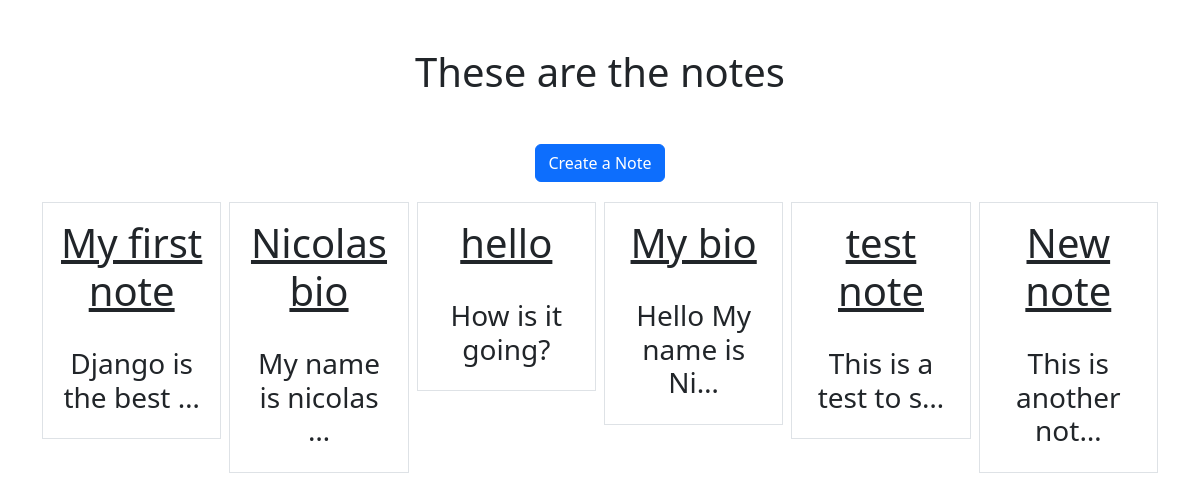
/smart/notes, run on an earlier commit of the app's database.
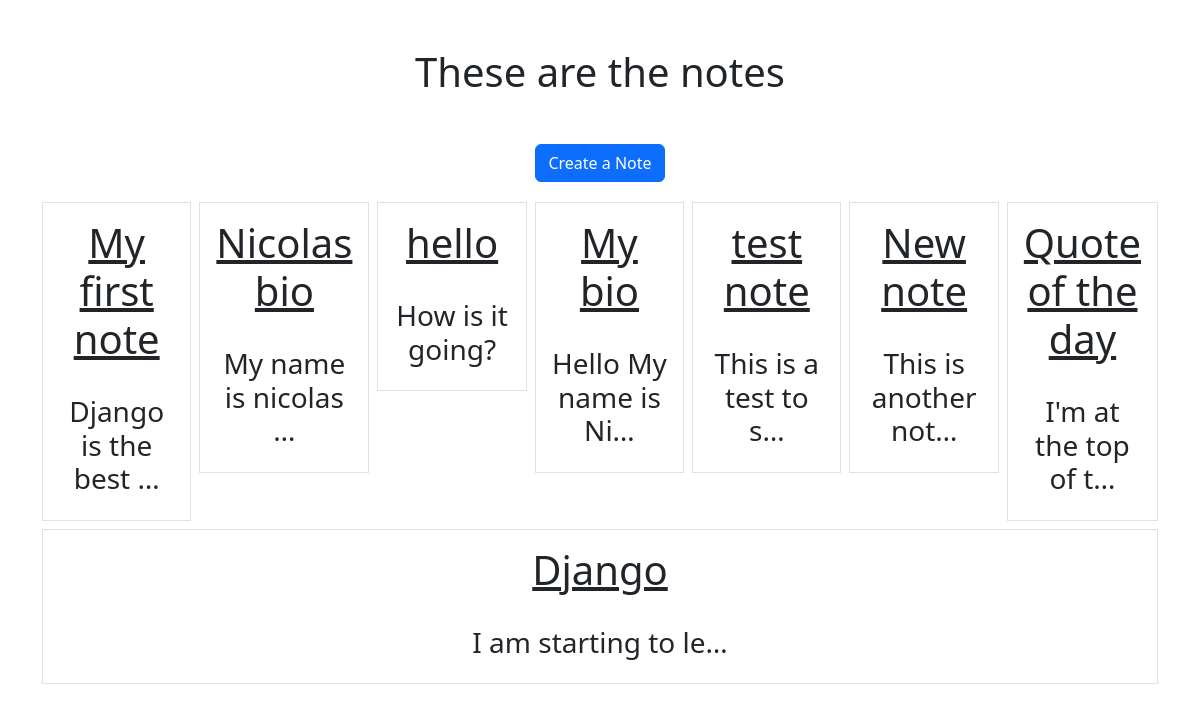
And on a later commit of the database.
### notes/models.py (models this page shows)
class Notes(models.Model):
    title = models.CharField(max_length = 200)
    text = models.TextField()
    created = models.DateTimeField(auto_now_add = True)

### notes/views.py (the view)
# urls.py: path('notes', views.ListOfNotes.as_view(), name="notes.list"),
class ListOfNotes(ListView):
    model = Notes
    context_object_name = "notes"
    template_name = "notes/notes_list.html"

### notes/templates/notes/notes_list.html
{% extends "base.html" %}
{% block content %}
    <body class="background">
        <h1 class="my-5">These are the notes </h1>
        <a href="{% url 'notes.new' %}" class="btn btn-primary" style="margin-bottom: 20px;">Create a Note</a>
            <div class="row row-cols3 g-2">
                {% for note in notes %}
                <div class="col">
                    <div class="p-3 border">
                        <a href="{% url 'notes.detail' pk=note.id %}"class="text-dark text-decoration-non"><h1>{{note.title}}</h1>
                        </a>
                        <br>
                        <h3>{{note.text|truncatechars:20}}</h3>
                    </div>
                </div>
                {% endfor %}
            </div>
{% endblock %}

### static/templates/base.html (shortened to what this page needs)
{% load static %}
<!DOCTYPE html>
<html>
    <head>
        <link href="https://cdn.jsdelivr.net/npm/bootstrap@5.3.1/dist/css/bootstrap.min.css" rel="stylesheet">
    </head>
    <body>
        <div class="my-5 text-center container">
        {% block content %}
        {% endblock %}
        </div>
    </body>
</html>

What changed in the data, as far as the page shows it:
added Notes: title "Quote of the day", text "I'm at the top of t…"
added Notes: title "Django", text "I am starting to le…"
